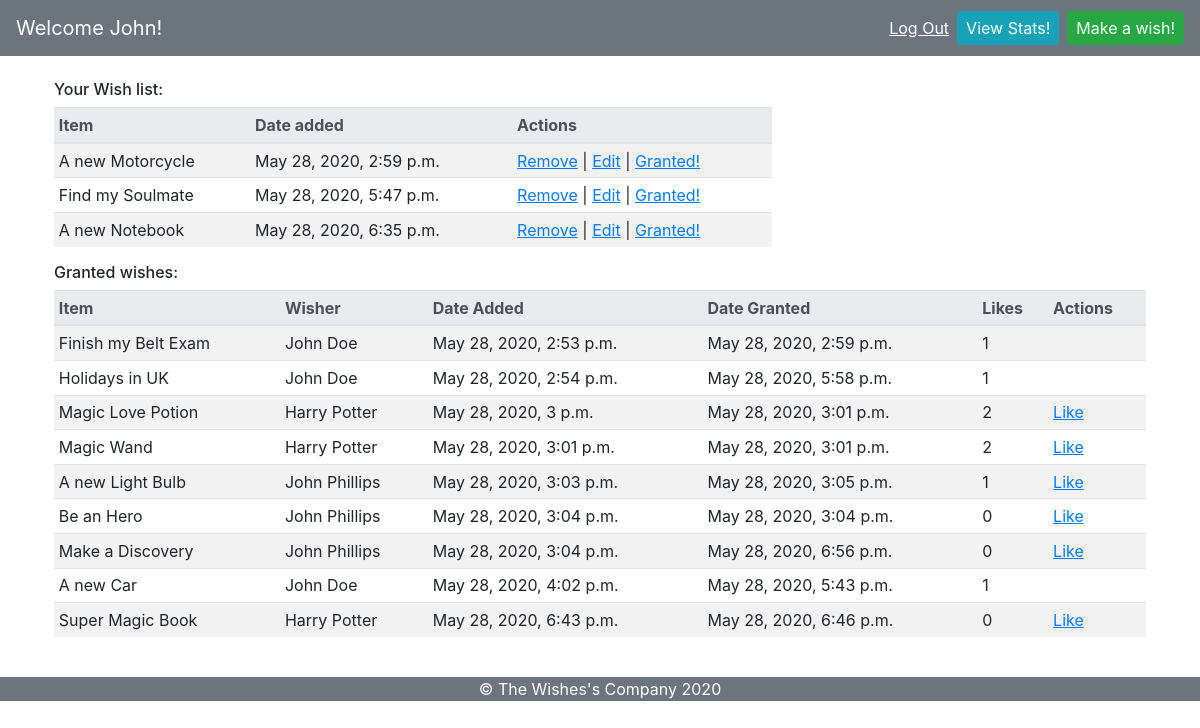
Screenshot of /wishes/ (signed in) with the database file from the repository.
### wish_app/models.py (models this page shows)
class Wish(models.Model):
    item = models.CharField(max_length=255)
    description = models.TextField()
    granted = models.BooleanField(default=False)
    uploaded_by = models.ForeignKey(User,related_name='wishes_uploaded', on_delete=models.CASCADE)
    users_who_like = models.ManyToManyField(User,related_name="liked_wishes")
    created_at = models.DateTimeField(auto_now_add=True)
    updated_at = models.DateTimeField(auto_now=True)
    objects = WishManager()

### log_reg_app/models.py (models this page shows)
class User(models.Model):
    first_name = models.CharField(max_length=45)
    last_name = models.CharField(max_length=45)
    email = models.CharField(max_length=45)
    password = models.CharField(max_length=255)
    created_at = models.DateTimeField(auto_now_add=True)
    updated_at = models.DateTimeField(auto_now=True)
    objects = UserManager()

### wish_app/views.py (the view)
# urls.py: path('',views.userDetails),
def userDetails(request):
    if 'name' in request.session:
        currentUser = User.objects.get(id=request.session['id'])
        context = {
            'all_wishes': Wish.objects.all(),
            'wishes_uploaded_by_current_user': currentUser.wishes_uploaded.all()
        }
        return render(request,'user_details.html', context)
    return redirect('/')

### wish_app/templates/user_details.html (shortened to what this page needs)
<!DOCTYPE html>
<html lang="en">
<head>
    {% load static %}
    <link rel="stylesheet" href="{% static 'wish_app/style.css' %}">
    <link rel="stylesheet" href="https://stackpath.bootstrapcdn.com/bootstrap/4.4.1/css/bootstrap.min.css">
</head>
<body>
    <nav class="navbar navbar-expand-sm navbar-dark bg-secondary">
        <span class="navbar-brand">Welcome {{request.session.name}}!</span>
        <div class="collapse navbar-collapse" id="navbarSupportedContent">
            <ul class="navbar-nav ml-auto">
                <li class="nav-item">
                    <a class="nav-link active" href="/wishes/logout"><u>Log Out</u></a>
                </li>
            </ul>
            <form class="mr-2" action="/wishes/stats">
                <button class="btn btn-info px-2 py-1" type="submit">View Stats!</button>
            </form>
            <form class=""action="/wishes/new">
                <button class="btn btn-success px-2 py-1" type="submit">Make a wish!</button>
            </form>
        </div>
    </nav>
    <main role="main">
        <div class="container-lg p-4">
            <div class="row">
                <div class="col-md-8">
                    <p class="h6"> Your Wish list:</p>
                    <table class="table table-striped table-hover table-sm">
                        <thead class="thead-light">
                            <tr>
                                <th scope="col">Item</th>
                                <th scope="col">Date added</th>
                                <th scope="col">Actions</th>
                            </tr>
                        </thead>
                        <tbody>
                            {% for each_wish in wishes_uploaded_by_current_user %}
                                {% if each_wish.granted == False %}
                                <tr>
                                    <td>{{each_wish.item}}</td>
                                    <td>{{each_wish.created_at}}</td>
                                    <td>
                                        <a href="/wishes/remove_wish/{{each_wish.id}}"><u>Remove</u></a> |
                                        <a href="/wishes/edit_wish/{{each_wish.id}}"><u>Edit</u></a> |
                                        <a href="/wishes/grant_wish/{{each_wish.id}}"><u>Granted!</u></a>
                                    </td>
                                </tr>
                                {% endif %}
                            {% endfor %}
                        </tbody>
                    </table>
                </div>
            </div>
            <div class="row">
                <div class="col-md-12">
                    <p class="h6"> Granted wishes:</p>
                    <table class="table table-striped table-hover table-sm">
                        <thead class="thead-light">
                            <tr>
                                <th scope="col">Item</th>
                                <th scope="col">Wisher</th>
                                <th scope="col">Date Added</th>
                                <th scope="col">Date Granted</th>
                                <th scope="col">Likes</th>
                                <th scope="col">Actions</th>
                            </tr>
                        </thead>
                        <tbody>
                            {% for each_wish in all_wishes %}
                                {% if each_wish.granted == True %}
                                <tr>
                                    <td>{{each_wish.item}}</td>
                                    <td>{{each_wish.uploaded_by.first_name}} {{each_wish.uploaded_by.last_name}}</td>
                                    <td>{{each_wish.created_at}}</td>
                                    <td>{{each_wish.updated_at}}</td>
                                    <td>{{each_wish.users_who_like.count}}</td>
                                    <td>
                                        {% if each_wish.uploaded_by.id != request.session.id%}
                                        <a href="/wishes/like_wish/{{each_wish.id}}"><u>Like</u></a>
                                        {% endif %}
                                    </td>
                                </tr>
                                {% endif %}
                            {% endfor %}
                        </tbody>
                    </table>
                </div>
            </div>
        </div>
    </main>
    <footer class="page-footer text-center text-white bg-secondary">
        <p> © The Wishes's Company 2020</p>
    </footer>
</body>
</html>

### wish_app/static/wish_app/style.css (style rules this page uses)
* { margin: 0px; padding: 0px; }

### rows the page displays
Wish: item "A new Motorcycle", created_at "May 28, 2020, 2:59 p.m."
Wish: item "Find my Soulmate", created_at "May 28, 2020, 5:47 p.m."
Wish: item "A new Notebook", created_at "May 28, 2020, 6:35 p.m."
Wish: item "Finish my Belt Exam", uploaded_by.first_name "John", uploaded_by.last_name "Doe", created_at "May 28, 2020, 2:53 p.m.", updated_at "May 28, 2020, 2:59 p.m.", users_who_like.count "1"
Wish: item "Holidays in UK", uploaded_by.first_name "John", uploaded_by.last_name "Doe", created_at "May 28, 2020, 2:54 p.m.", updated_at "May 28, 2020, 5:58 p.m.", users_who_like.count "1"
Wish: item "Magic Love Potion", uploaded_by.first_name "Harry", uploaded_by.last_name "Potter", created_at "May 28, 2020, 3 p.m.", updated_at "May 28, 2020, 3:01 p.m.", users_who_like.count "2"
Wish: item "Magic Wand", uploaded_by.first_name "Harry", uploaded_by.last_name "Potter", created_at "May 28, 2020, 3:01 p.m.", updated_at "May 28, 2020, 3:01 p.m.", users_who_like.count "2"
Wish: item "A new Light Bulb", uploaded_by.first_name "John", uploaded_by.last_name "Phillips", created_at "May 28, 2020, 3:03 p.m.", updated_at "May 28, 2020, 3:05 p.m.", users_who_like.count "1"
Wish: item "Be an Hero", uploaded_by.first_name "John", uploaded_by.last_name "Phillips", created_at "May 28, 2020, 3:04 p.m.", updated_at "May 28, 2020, 3:04 p.m.", users_who_like.count "0"
Wish: item "Make a Discovery", uploaded_by.first_name "John", uploaded_by.last_name "Phillips", created_at "May 28, 2020, 3:04 p.m.", updated_at "May 28, 2020, 6:56 p.m.", users_who_like.count "0"
Wish: item "A new Car", uploaded_by.first_name "John", uploaded_by.last_name "Doe", created_at "May 28, 2020, 4:02 p.m.", updated_at "May 28, 2020, 5:43 p.m.", users_who_like.count "1"
Wish: item "Super Magic Book", uploaded_by.first_name "Harry", uploaded_by.last_name "Potter", created_at "May 28, 2020, 6:43 p.m.", updated_at "May 28, 2020, 6:46 p.m.", users_who_like.count "0"

### other values shown
{{ request.session.name }} "John"
